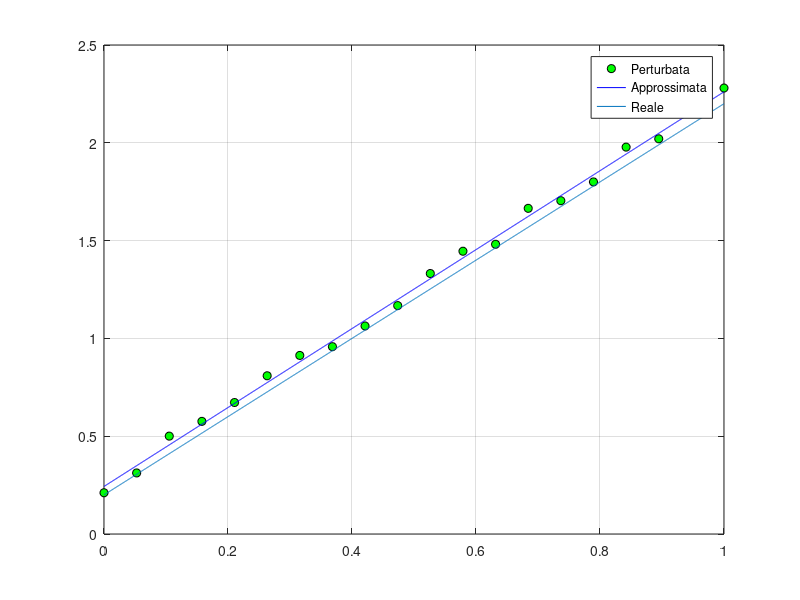

The MATLAB script that drew this image:
clear all;
clc;

n = 1;
x = linspace(0, 1, 20);
y_exact = @(x) 2*x + 0.2;
y = 2*x + 0.2 + 0.1*(rand(size(x))); y = y';

V = fliplr(vander(x));
A = V(:, 1:2);

coeff = (A'*A)\(A'*y);

s = linspace(0, 1, 2000);
approx = coeff(1) + coeff(2)*s;

figure(1)
plot(x,y','ko','MarkerFaceColor','g');
hold on;
plot(s,approx,'b');
plot(s, y_exact(s));
grid on;
legend("Perturbata", "Approssimata", "Reale");